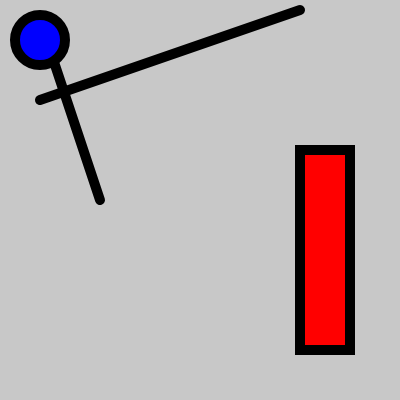
Frame 1 (no input)
Frame 60 (no input): identical to frame 1, image omitted
Frame 120 (the mouse pressed at the canvas centre since frame 60): identical to frame 1, image omitted

The p5.js sketch that drew this single still picture (run headless with seeded random() and noise() and a simulated clock; from frame 60 on, the mouse is pressed at the canvas centre):

// p5.js sketch
// ── sketch.js
// First Sketch {09/14} by Professor Max Addae
/* Muti_line Comment everything between the two slashes is a comment*/

function setup() {
  // createCanvas{} two arguments {width, height}
  createCanvas(400, 400);
}

function draw() {
  // background() -- sets the background color of the canvas
  background(200);

  //strokeWeight() -- sets the thickness of the stroke
  strokeWeight(10);
  //noStroke(10);//

  // line - draws set of cordinates {x1, y1, x2, y2}
  //point(40, 80);//
  line(50, 50, 100, 200);

  line(300, 10, 40, 100);

  line(600, 600, 810, 700);

  fill("red");
  rect(300 , 150, 50, 200);

  fill("blue")
  circle(40, 40, 50)

  quad()
}

//fill if count{1}, then fill all under it
// if count{n+1}, then fill all under it besides separate 
// important, the fill must be infront of the shapes //
